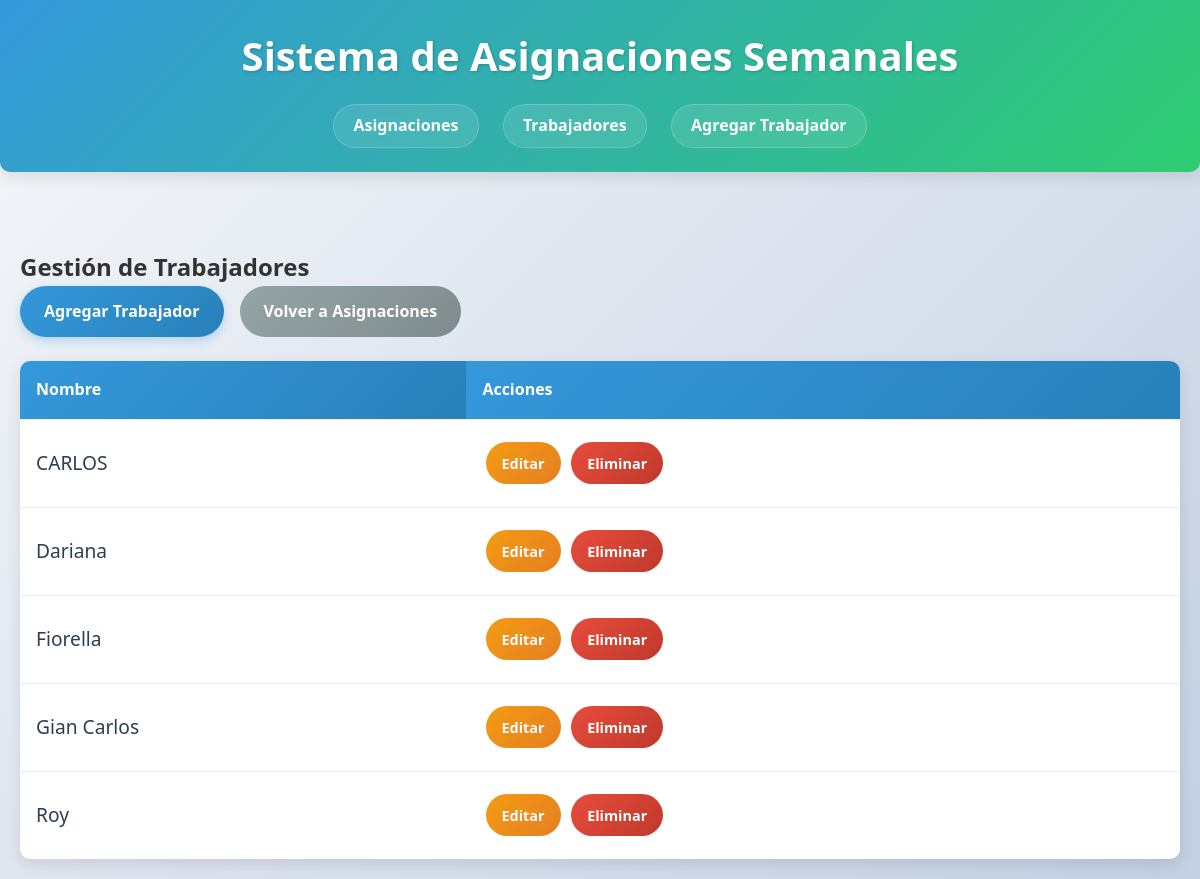
The app's page /schedule/workers/ with its own data.
### schedule/models.py (models this page shows, shortened)
class Worker(models.Model):
    name = models.CharField("nombre", max_length=50)
    created_at = models.DateTimeField(auto_now_add=True)
    updated_at = models.DateTimeField(auto_now=True)
    class Meta:
        verbose_name = "Trabajador"
        verbose_name_plural = "Trabajadores"
        ordering = ['name']

### schedule/views.py (the view)
# urls.py: path('workers/', views.WorkerListView.as_view(), name='worker_list'),
class WorkerListView(ListView):
    model = Worker
    template_name = 'schedule/worker_list.html'
    context_object_name = 'workers'

### schedule/templates/schedule/worker_list.html
{% extends 'schedule/base.html' %}
{% block content %}
<h2>Gestión de Trabajadores</h2>
<div class="action-buttons">
    <a href="{% url 'schedule:worker_create' %}" class="btn btn-primary">Agregar Trabajador</a>
    <a href="{% url 'schedule:seat_list' %}" class="btn btn-secondary">Volver a Asignaciones</a>
</div>
<table class="worker-table">
    <thead>
        <tr>
            <th>Nombre</th>
            <th>Acciones</th>
        </tr>
    </thead>
    <tbody>
        {% for worker in workers %}
        <tr>
            <td>{{ worker.name }}</td>
            <td>
                <a href="{% url 'schedule:worker_edit' worker.pk %}" class="btn btn-edit">Editar</a>
                <a href="{% url 'schedule:worker_delete' worker.pk %}" class="btn btn-delete">Eliminar</a>
            </td>
        </tr>
        {% empty %}
        <tr>
            <td colspan="2">No hay trabajadores registrados</td>
        </tr>
        {% endfor %}
    </tbody>
</table>
{% endblock %}

### schedule/static/schedule/css/style.css (style rules this page uses)
:root { --primary-color: #3498db; --primary-dark: #2980b9; --secondary-color: #2ecc71; --secondary-dark: #27ae60; --accent-color: #e74c3c; --accent-dark: #c0392b; --light-color: #f9f9f9; --dark-color: #2c3e50; --text-color: #333; --text-light: #777; --border-radius: 10px; --box-shadow: 0 5px 15px rgba(0, 0, 0, 0.1); --transition: all 0.3s ease; }
* { box-sizing: border-box; margin: 0; padding: 0; }
body { font-family: 'Segoe UI', Tahoma, Geneva, Verdana, sans-serif; background: linear-gradient(135deg, #f5f7fa 0%, #c3cfe2 100%); color: var(--text-color); line-height: 1.6; min-height: 100vh; padding: 0; }
.btn { display: inline-block; padding: 0.8rem 1.5rem; border-radius: 50px; text-decoration: none; font-weight: 600; text-align: center; cursor: pointer; transition: var(--transition); border: none; font-size: 1rem; }
.btn-primary { background: linear-gradient(135deg, var(--primary-color) 0%, var(--primary-dark) 100%); color: white; box-shadow: 0 4px 10px rgba(52, 152, 219, 0.3); }
.btn-secondary { background: linear-gradient(135deg, #95a5a6 0%, #7f8c8d 100%); color: white; }
.btn-edit { background: linear-gradient(135deg, #f39c12 0%, #e67e22 100%); color: white; }
.btn-delete { background: linear-gradient(135deg, var(--accent-color) 0%, var(--accent-dark) 100%); color: white; }
.action-buttons { margin-bottom: 1.5rem; display: flex; gap: 1rem; flex-wrap: wrap; }
.worker-table { width: 100%; border-collapse: collapse; background: white; border-radius: var(--border-radius); overflow: hidden; box-shadow: var(--box-shadow); }
.worker-table th, .worker-table td { padding: 1rem; text-align: left; border-bottom: 1px solid #eee; }
.worker-table th { background: linear-gradient(135deg, var(--primary-color) 0%, var(--primary-dark) 100%); color: white; font-weight: 600; }
.worker-table tr:last-child td { border-bottom: none; }
.worker-table td { padding: 1.2rem 1rem; }
.worker-table td:first-child { font-size: 1.2rem; font-weight: 500; color: var(--dark-color); padding: 1.2rem 1rem; }
.worker-table td { vertical-align: middle; }
.worker-table .btn { padding: 0.6rem 1rem; font-size: 0.9rem; margin: 0.2rem; }

### records on screen
Worker: name "CARLOS"
Worker: name "Dariana"
Worker: name "Fiorella"
Worker: name "Gian Carlos"
Worker: name "Roy"
